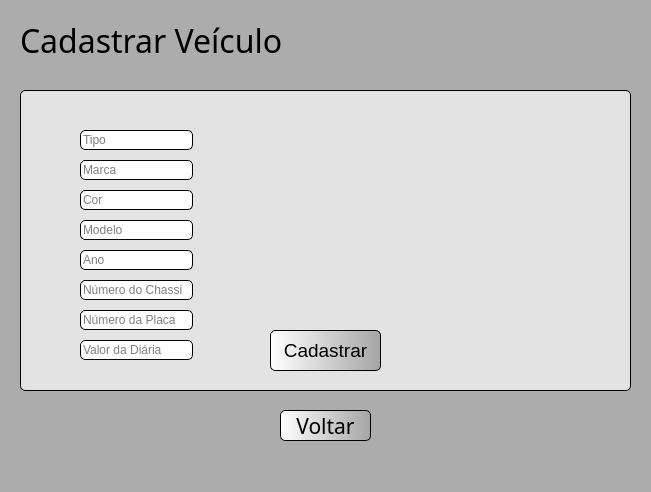
<?xml version="1.0" encoding="UTF-8"?>
<ui version="4.0">
 <class>MainWindow</class>
 <widget class="QMainWindow" name="MainWindow">
  <property name="geometry">
   <rect>
    <x>0</x>
    <y>0</y>
    <width>651</width>
    <height>492</height>
   </rect>
  </property>
  <property name="windowTitle">
   <string>MainWindow</string>
  </property>
  <property name="styleSheet">
   <string notr="true">background-color: rgb(172, 172, 172);</string>
  </property>
  <widget class="QWidget" name="centralwidget">
   <widget class="QPushButton" name="btVoltar">
    <property name="geometry">
     <rect>
      <x>280</x>
      <y>410</y>
      <width>91</width>
      <height>31</height>
     </rect>
    </property>
    <property name="font">
     <font>
      <family>Dubai</family>
      <pointsize>16</pointsize>
     </font>
    </property>
    <property name="cursor">
     <cursorShape>PointingHandCursor</cursorShape>
    </property>
    <property name="styleSheet">
     <string notr="true">QPushButton{
background-color: qlineargradient(spread:pad, x1:0, y1:0, x2:1, y2:0, stop:0 rgba(255, 255, 255, 255), stop:1 rgba(165, 165, 165, 255));
border-radius: 5px;
border-style: outset;
border-width: 1px;
border-color: black;

}

QPushButton:hover{
background-color: qlineargradient(spread:pad, x1:0, y1:0, x2:1, y2:0, stop:0 rgba(255, 248, 0, 255), stop:1 rgba(255, 134, 73, 255));
}

</string>
    </property>
    <property name="text">
     <string>Voltar</string>
    </property>
   </widget>
   <widget class="QFrame" name="frameCadCliente">
    <property name="geometry">
     <rect>
      <x>20</x>
      <y>90</y>
      <width>611</width>
      <height>301</height>
     </rect>
    </property>
    <property name="styleSheet">
     <string notr="true">background-color: rgb(227, 227, 227);
border-radius: 5px;
border-style: outset;
border-width: 1px;
border-color: black;</string>
    </property>
    <property name="frameShape">
     <enum>QFrame::StyledPanel</enum>
    </property>
    <property name="frameShadow">
     <enum>QFrame::Raised</enum>
    </property>
    <widget class="QLineEdit" name="tbModeloVeiculo">
     <property name="geometry">
      <rect>
       <x>60</x>
       <y>130</y>
       <width>113</width>
       <height>20</height>
      </rect>
     </property>
     <property name="styleSheet">
      <string notr="true">background-color: rgb(255, 255, 255);</string>
     </property>
     <property name="text">
      <string/>
     </property>
     <property name="placeholderText">
      <string>Modelo</string>
     </property>
    </widget>
    <widget class="QLineEdit" name="tbAnoVeiculo">
     <property name="geometry">
      <rect>
       <x>60</x>
       <y>160</y>
       <width>113</width>
       <height>20</height>
      </rect>
     </property>
     <property name="styleSheet">
      <string notr="true">background-color: rgb(255, 255, 255);</string>
     </property>
     <property name="echoMode">
      <enum>QLineEdit::Normal</enum>
     </property>
     <property name="placeholderText">
      <string>Ano</string>
     </property>
    </widget>
    <widget class="QLineEdit" name="tbNChassiVeiculo">
     <property name="geometry">
      <rect>
       <x>60</x>
       <y>190</y>
       <width>113</width>
       <height>20</height>
      </rect>
     </property>
     <property name="styleSheet">
      <string notr="true">background-color: rgb(255, 255, 255);</string>
     </property>
     <property name="text">
      <string/>
     </property>
     <property name="placeholderText">
      <string>Número do Chassi</string>
     </property>
    </widget>
    <widget class="QPushButton" name="btCadastrarCliente">
     <property name="geometry">
      <rect>
       <x>250</x>
       <y>240</y>
       <width>111</width>
       <height>41</height>
      </rect>
     </property>
     <property name="font">
      <font>
       <pointsize>14</pointsize>
      </font>
     </property>
     <property name="styleSheet">
      <string notr="true">QPushButton{
background-color: qlineargradient(spread:pad, x1:0, y1:0, x2:1, y2:0, stop:0 rgba(255, 255, 255, 255), stop:1 rgba(165, 165, 165, 255));
border-style: outset;
border-width: 1px;
border-color: black;
border-radius: 5px;
}

QPushButton:hover{
background-color: qlineargradient(spread:pad, x1:0, y1:0, x2:1, y2:0, stop:0 rgba(19, 226, 4, 255), stop:1 rgba(148, 209, 6, 255));
}


</string>
     </property>
     <property name="text">
      <string>Cadastrar</string>
     </property>
    </widget>
    <widget class="QLineEdit" name="tbNPlacaVeiculo">
     <property name="geometry">
      <rect>
       <x>60</x>
       <y>220</y>
       <width>113</width>
       <height>20</height>
      </rect>
     </property>
     <property name="styleSheet">
      <string notr="true">background-color: rgb(255, 255, 255);</string>
     </property>
     <property name="text">
      <string/>
     </property>
     <property name="placeholderText">
      <string>Número da Placa</string>
     </property>
    </widget>
    <widget class="QLineEdit" name="tbVDiariaVeiculo">
     <property name="geometry">
      <rect>
       <x>60</x>
       <y>250</y>
       <width>113</width>
       <height>20</height>
      </rect>
     </property>
     <property name="styleSheet">
      <string notr="true">background-color: rgb(255, 255, 255);</string>
     </property>
     <property name="text">
      <string/>
     </property>
     <property name="placeholderText">
      <string>Valor da Diária</string>
     </property>
    </widget>
    <widget class="QLineEdit" name="tbCorVeiculo">
     <property name="geometry">
      <rect>
       <x>60</x>
       <y>100</y>
       <width>113</width>
       <height>20</height>
      </rect>
     </property>
     <property name="styleSheet">
      <string notr="true">background-color: rgb(255, 255, 255);</string>
     </property>
     <property name="text">
      <string/>
     </property>
     <property name="placeholderText">
      <string>Cor</string>
     </property>
    </widget>
    <widget class="QLineEdit" name="tbMarcaVeiculo">
     <property name="geometry">
      <rect>
       <x>60</x>
       <y>70</y>
       <width>113</width>
       <height>20</height>
      </rect>
     </property>
     <property name="styleSheet">
      <string notr="true">background-color: rgb(255, 255, 255);</string>
     </property>
     <property name="text">
      <string/>
     </property>
     <property name="placeholderText">
      <string>Marca</string>
     </property>
    </widget>
    <widget class="QLineEdit" name="tbTipoVeiculo">
     <property name="geometry">
      <rect>
       <x>60</x>
       <y>40</y>
       <width>113</width>
       <height>20</height>
      </rect>
     </property>
     <property name="styleSheet">
      <string notr="true">background-color: rgb(255, 255, 255);</string>
     </property>
     <property name="text">
      <string/>
     </property>
     <property name="placeholderText">
      <string>Tipo</string>
     </property>
    </widget>
   </widget>
   <widget class="QLabel" name="titulo">
    <property name="geometry">
     <rect>
      <x>20</x>
      <y>20</y>
      <width>421</width>
      <height>41</height>
     </rect>
    </property>
    <property name="font">
     <font>
      <family>Dubai Medium</family>
      <pointsize>24</pointsize>
     </font>
    </property>
    <property name="cursor">
     <cursorShape>PointingHandCursor</cursorShape>
    </property>
    <property name="text">
     <string>Cadastrar Veículo</string>
    </property>
   </widget>
   <widget class="QLabel" name="logoLoCarPequeno">
    <property name="geometry">
     <rect>
      <x>550</x>
      <y>10</y>
      <width>71</width>
      <height>51</height>
     </rect>
    </property>
    <property name="styleSheet">
     <string notr="true">background-color: rgb(172, 172, 172);</string>
    </property>
    <property name="text">
     <string/>
    </property>
    <property name="pixmap">
     <pixmap>imagens/808107201585380077-64.png</pixmap>
    </property>
   </widget>
  </widget>
  <widget class="QMenuBar" name="menubar">
   <property name="geometry">
    <rect>
     <x>0</x>
     <y>0</y>
     <width>651</width>
     <height>21</height>
    </rect>
   </property>
  </widget>
  <widget class="QStatusBar" name="statusbar"/>
 </widget>
 <resources/>
 <connections/>
</ui>
